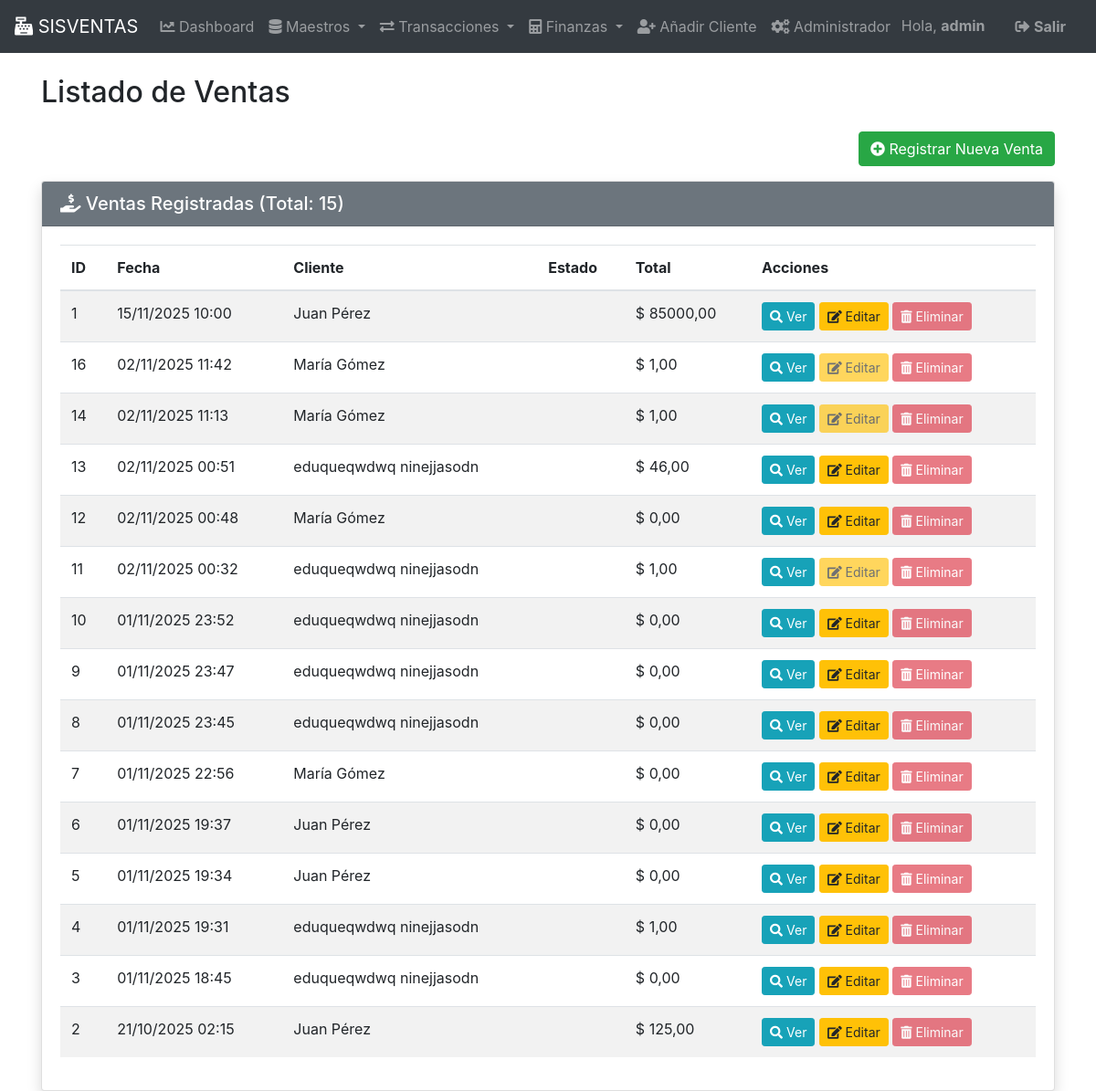
Page /ventas/ (signed in) on the committed database.
### gestion/models.py (models this page shows, shortened)
class Venta(models.Model):
    fecha = models.DateTimeField(auto_now_add=True)
    cliente = models.ForeignKey(Cliente, on_delete=models.PROTECT)
    empleado = models.ForeignKey(Empleado, on_delete=models.SET_NULL, null=True)
    total = models.DecimalField(max_digits=10, decimal_places=2, default=0)
    estado = models.CharField(max_length=50, default='Pendiente')
    class Meta:
        verbose_name_plural = "Ventas"

class Cliente(models.Model):
    nombre = models.CharField(max_length=100)
    apellido = models.CharField(max_length=100)
    direccion = models.CharField(max_length=255, blank=True, null=True)
    telefono = models.CharField(max_length=15, blank=True, null=True)
    email = models.EmailField(max_length=255, unique=True)
    fecha_registro = models.DateField(auto_now_add=True)
    class Meta:
        verbose_name_plural = "Clientes"
    def __str__(self):
        return f'{self.nombre} {self.apellido}'

### gestion/views.py (the view)
# urls.py: path('ventas/', VentaListView.as_view(), name='venta_lista'),
class VentaListView(BaseListView):
    model = Venta
    template_name = 'gestion/ventas/venta_list.html'
    context_object_name = 'ventas'
    titulo_pagina = 'Listado de Ventas'
    ordering = ['-fecha']

### gestion/views_base.py (called while the page is built)
    def get_context_data(self, **kwargs):
        context = super().get_context_data(**kwargs)
        context['titulo_pagina'] = self.titulo_pagina
        return context

### Juan Manuel Gómez Achucarro/sistema_ventas1.1/gestion/templates/gestion/ventas/venta_list.html (shortened to what this page needs)
    {% extends 'base.html' %}
    {% load static %}
    {% block content %}
    <h2 class="mt-4 mb-4">{{ titulo_pagina }}</h2>
    <div class="d-flex justify-content-end mb-3">
        <a href="{% url 'venta_crear' %}" class="btn btn-success">
            <i class="fas fa-plus-circle"></i> Registrar Nueva Venta
        </a>
    </div>
    <div class="card shadow">
        <div class="card-header bg-secondary text-white">
            <h5 class="mb-0"><i class="fas fa-hand-holding-usd"></i> Ventas Registradas (Total: {{ ventas|length }})</h5>
        </div>
        <div class="card-body">
            {% if ventas %}
            <div class="table-responsive">
                <table class="table table-striped table-hover align-middle">
                    <thead>
                        <tr>
                            <th>ID</th>
                            <th>Fecha</th>
                            <th>Cliente</th>
                            <th>Estado</th>
                            <th>Total</th>
                            <th>Acciones</th>
                        </tr>
                    </thead>
                    <tbody>
                        {% for venta in ventas %}
                        <tr>
                            <td>{{ venta.id }}</td>
                            <td>{{ venta.fecha|date:"d/m/Y H:i" }}</td>
                            <td>{{ venta.cliente }}</td>
                            <td></td>
                            <td>$ {{ venta.total|floatformat:2 }}</td>
                            <td class="text-nowrap">
                                <a href="{% url 'venta_detalle' pk=venta.pk %}" class="btn btn-sm btn-info" title="Ver Detalle">
                                    <i class="fas fa-search"></i> Ver
                                </a>
                                <a href="{% url 'venta_detalle' pk=venta.pk %}" class="btn btn-sm btn-warning
                                    {% if venta.estado == 'FINALIZADA' %}disabled{% endif %}"
                                    title="Editar Detalles">
                                    <i class="fas fa-edit"></i> Editar
                                </a>
                                <a href="#" class="btn btn-sm btn-danger disabled" title="Eliminar (pendiente de implementar)"><i class="fas fa-trash-alt"></i> Eliminar</a>
                            </td>
                        </tr>
                        {% empty %}
                        <tr>
                            <td colspan="6" class="text-center">No hay ventas registradas.</td>
                        </tr>
                        {% endfor %}
                    </tbody>
                </table>
            </div>
            {% else %}
            <div class="alert alert-info" role="alert">
                No hay ventas registradas aún.
            </div>
            {% endif %}
        </div>
    </div>
    {% endblock %}

### templates/base.html (shortened to what this page needs)
<!DOCTYPE html>
<html lang="es">
<head>
    <link href="https://stackpath.bootstrapcdn.com/bootstrap/4.5.2/css/bootstrap.min.css" rel="stylesheet">
    <link rel="stylesheet" href="https://cdnjs.cloudflare.com/ajax/libs/font-awesome/5.15.4/css/all.min.css">
</head>
<body>
    <nav class="navbar navbar-expand-lg navbar-dark bg-dark">
      <a class="navbar-brand" href="{% url 'dashboard' %}"><i class="fas fa-cash-register"></i> SISVENTAS</a>
      <div class="collapse navbar-collapse" id="navbarNav">
        <ul class="navbar-nav mr-auto">
          <li class="nav-item {% if request.resolver_match.url_name == 'dashboard' %}active{% endif %}">
            <a class="nav-link" href="{% url 'dashboard' %}"><i class="fas fa-chart-line"></i> Dashboard</a>
          </li>
          <li class="nav-item dropdown">
            <a class="nav-link dropdown-toggle" href="#" id="navbarDropdownMaestros" role="button" data-toggle="dropdown" aria-haspopup="true" aria-expanded="false">
              <i class="fas fa-database"></i> Maestros
            </a>
          </li>
          <li class="nav-item dropdown">
            <a class="nav-link dropdown-toggle" href="#" id="navbarDropdownTransacciones" role="button" data-toggle="dropdown" aria-haspopup="true" aria-expanded="false">
              <i class="fas fa-exchange-alt"></i> Transacciones
            </a>
          </li>
          <li class="nav-item dropdown">
            <a class="nav-link dropdown-toggle" href="#" id="navbarDropdownFinanzas" role="button" data-toggle="dropdown" aria-haspopup="true" aria-expanded="false">
              <i class="fas fa-calculator"></i> Finanzas
            </a>
          </li>
          <li class="nav-item">
            <a class="nav-link" href="{% url 'cliente_crear' %}"><i class="fas fa-user-plus"></i> Añadir Cliente</a>
          </li>
          <li class="nav-item">
            <a class="nav-link" href="{% url 'admin:index' %}"><i class="fas fa-cogs"></i> Administrador</a>
          </li>
        </ul>
        <ul class="navbar-nav ml-auto">
            {% if user.is_authenticated %}
            <li class="nav-item">
                <span class="navbar-text mr-3">Hola, <strong>{{ user.username }}</strong></span>
            </li>
            <li class="nav-item">
                <form method="post" action="{% url 'logout' %}" class="form-inline">
                    <button type="submit" class="btn btn-link nav-link" style="color: rgba(255, 255, 255, 0.5); padding: 0.5rem 1rem;">
                        <i class="fas fa-sign-out-alt"></i> <strong>Salir</strong>
                    </button>
                </form>
            </li>
            {% else %}
            <li class="nav-item">
                <a class="nav-link" href="{% url 'login' %}"><i class="fas fa-sign-in-alt"></i> <strong>Iniciar Sesión</strong></a>
            </li>
            {% endif %}
        </ul>
      </div>
    </nav>
    <main role="main" class="container">
        {% block content %}
        {% endblock %}
    </main>
</body>
</html>

### rows in the picture
Venta: id "1", fecha "15/11/2025 10:00", cliente "Juan Pérez", total "85000,00"
Venta: id "16", fecha "02/11/2025 11:42", cliente "María Gómez", total "1,00"
Venta: id "14", fecha "02/11/2025 11:13", cliente "María Gómez", total "1,00"
Venta: id "13", fecha "02/11/2025 00:51", cliente "eduqueqwdwq ninejjasodn", total "46,00"
Venta: id "12", fecha "02/11/2025 00:48", cliente "María Gómez", total "0,00"
Venta: id "11", fecha "02/11/2025 00:32", cliente "eduqueqwdwq ninejjasodn", total "1,00"
Venta: id "10", fecha "01/11/2025 23:52", cliente "eduqueqwdwq ninejjasodn", total "0,00"
Venta: id "9", fecha "01/11/2025 23:47", cliente "eduqueqwdwq ninejjasodn", total "0,00"
Venta: id "8", fecha "01/11/2025 23:45", cliente "eduqueqwdwq ninejjasodn", total "0,00"
Venta: id "7", fecha "01/11/2025 22:56", cliente "María Gómez", total "0,00"
Venta: id "6", fecha "01/11/2025 19:37", cliente "Juan Pérez", total "0,00"
Venta: id "5", fecha "01/11/2025 19:34", cliente "Juan Pérez", total "0,00"
Venta: id "4", fecha "01/11/2025 19:31", cliente "eduqueqwdwq ninejjasodn", total "1,00"
Venta: id "3", fecha "01/11/2025 18:45", cliente "eduqueqwdwq ninejjasodn", total "0,00"
Venta: id "2", fecha "21/10/2025 02:15", cliente "Juan Pérez", total "125,00"

### other values in the picture
{{ user.username }} "admin"
{{ titulo_pagina }} "Listado de Ventas"
{{ ventas|length }} "15"
